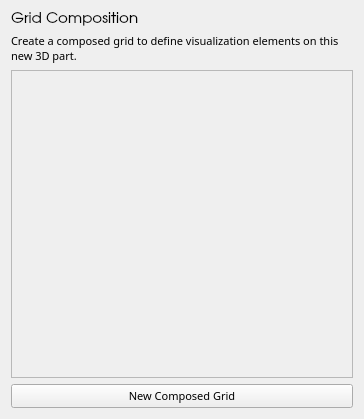
<ui version="4.0" >
 <class>CompositionPanelBase</class>
 <widget class="QWidget" name="CompositionPanelBase" >
  <property name="geometry" >
   <rect>
    <x>0</x>
    <y>0</y>
    <width>364</width>
    <height>419</height>
   </rect>
  </property>
  <property name="font" >
   <font>
    <family>Droid Sans</family>
    <pointsize>8</pointsize>
   </font>
  </property>
  <property name="windowTitle" >
   <string>Form1</string>
  </property>
  <layout class="QGridLayout" >
   <item row="1" column="0" >
    <widget class="QLabel" name="KnobInstructionText" >
     <property name="sizePolicy" >
      <sizepolicy vsizetype="Fixed" hsizetype="Preferred" >
       <horstretch>0</horstretch>
       <verstretch>0</verstretch>
      </sizepolicy>
     </property>
     <property name="minimumSize" >
      <size>
       <width>0</width>
       <height>0</height>
      </size>
     </property>
     <property name="text" >
      <string>Create a composed grid to define visualization elements on this new 3D part.</string>
     </property>
     <property name="scaledContents" >
      <bool>false</bool>
     </property>
     <property name="alignment" >
      <set>Qt::AlignVCenter</set>
     </property>
     <property name="wordWrap" >
      <bool>true</bool>
     </property>
    </widget>
   </item>
   <item row="0" column="0" >
    <widget class="QLabel" name="vrpLabelTitle" >
     <property name="sizePolicy" >
      <sizepolicy vsizetype="Fixed" hsizetype="Preferred" >
       <horstretch>0</horstretch>
       <verstretch>0</verstretch>
      </sizepolicy>
     </property>
     <property name="minimumSize" >
      <size>
       <width>0</width>
       <height>0</height>
      </size>
     </property>
     <property name="font" >
      <font>
       <family>URW Gothic L</family>
       <pointsize>11</pointsize>
      </font>
     </property>
     <property name="text" >
      <string>Grid Composition</string>
     </property>
     <property name="alignment" >
      <set>Qt::AlignLeading|Qt::AlignLeft|Qt::AlignTop</set>
     </property>
     <property name="wordWrap" >
      <bool>false</bool>
     </property>
    </widget>
   </item>
   <item row="3" column="0" >
    <widget class="QPushButton" name="composedButton" >
     <property name="text" >
      <string>New Composed Grid</string>
     </property>
    </widget>
   </item>
   <item row="2" column="0" >
    <widget class="QFrame" name="dummyFrame" >
     <property name="frameShape" >
      <enum>QFrame::StyledPanel</enum>
     </property>
     <property name="frameShadow" >
      <enum>QFrame::Raised</enum>
     </property>
    </widget>
   </item>
  </layout>
 </widget>
 <layoutdefault spacing="6" margin="11" />
 <pixmapfunction>qPixmapFromMimeSource</pixmapfunction>
 <resources/>
 <connections/>
</ui>
